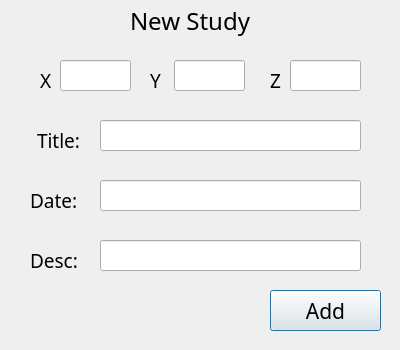
<?xml version="1.0" encoding="UTF-8"?>
<ui version="4.0">
 <class>Dialog</class>
 <widget class="QDialog" name="Dialog">
  <property name="geometry">
   <rect>
    <x>0</x>
    <y>0</y>
    <width>400</width>
    <height>350</height>
   </rect>
  </property>
  <property name="windowTitle">
   <string>Dialog</string>
  </property>
  <widget class="QLabel" name="label_11">
   <property name="geometry">
    <rect>
     <x>130</x>
     <y>0</y>
     <width>151</width>
     <height>41</height>
    </rect>
   </property>
   <property name="font">
    <font>
     <family>Yu Gothic UI Semilight</family>
     <pointsize>18</pointsize>
    </font>
   </property>
   <property name="text">
    <string>New Study</string>
   </property>
  </widget>
  <widget class="QPushButton" name="add_study_btn">
   <property name="geometry">
    <rect>
     <x>270</x>
     <y>290</y>
     <width>111</width>
     <height>41</height>
    </rect>
   </property>
   <property name="font">
    <font>
     <family>Yu Gothic UI Semilight</family>
     <pointsize>16</pointsize>
    </font>
   </property>
   <property name="text">
    <string>Add</string>
   </property>
  </widget>
  <widget class="QLineEdit" name="edit_x">
   <property name="geometry">
    <rect>
     <x>60</x>
     <y>60</y>
     <width>71</width>
     <height>31</height>
    </rect>
   </property>
   <property name="font">
    <font>
     <family>Yu Gothic UI Semilight</family>
     <pointsize>16</pointsize>
    </font>
   </property>
   <property name="text">
    <string/>
   </property>
  </widget>
  <widget class="QLineEdit" name="edit_y">
   <property name="geometry">
    <rect>
     <x>174</x>
     <y>60</y>
     <width>71</width>
     <height>31</height>
    </rect>
   </property>
   <property name="font">
    <font>
     <family>Yu Gothic UI Semilight</family>
     <pointsize>16</pointsize>
    </font>
   </property>
   <property name="text">
    <string/>
   </property>
  </widget>
  <widget class="QLineEdit" name="edit_z">
   <property name="geometry">
    <rect>
     <x>290</x>
     <y>60</y>
     <width>71</width>
     <height>31</height>
    </rect>
   </property>
   <property name="font">
    <font>
     <family>Yu Gothic UI Semilight</family>
     <pointsize>16</pointsize>
    </font>
   </property>
   <property name="text">
    <string/>
   </property>
  </widget>
  <widget class="QLabel" name="label_7">
   <property name="geometry">
    <rect>
     <x>270</x>
     <y>60</y>
     <width>21</width>
     <height>41</height>
    </rect>
   </property>
   <property name="font">
    <font>
     <family>Yu Gothic UI Semilight</family>
     <pointsize>14</pointsize>
    </font>
   </property>
   <property name="text">
    <string>Z</string>
   </property>
  </widget>
  <widget class="QLabel" name="label_5">
   <property name="geometry">
    <rect>
     <x>40</x>
     <y>60</y>
     <width>21</width>
     <height>41</height>
    </rect>
   </property>
   <property name="font">
    <font>
     <family>Yu Gothic UI Semilight</family>
     <pointsize>14</pointsize>
    </font>
   </property>
   <property name="text">
    <string>X</string>
   </property>
  </widget>
  <widget class="QLabel" name="label_6">
   <property name="geometry">
    <rect>
     <x>150</x>
     <y>60</y>
     <width>21</width>
     <height>41</height>
    </rect>
   </property>
   <property name="font">
    <font>
     <family>Yu Gothic UI Semilight</family>
     <pointsize>14</pointsize>
    </font>
   </property>
   <property name="text">
    <string>Y</string>
   </property>
  </widget>
  <widget class="QLineEdit" name="edit_title">
   <property name="geometry">
    <rect>
     <x>100</x>
     <y>120</y>
     <width>261</width>
     <height>31</height>
    </rect>
   </property>
   <property name="font">
    <font>
     <family>Yu Gothic UI Semilight</family>
     <pointsize>16</pointsize>
    </font>
   </property>
   <property name="text">
    <string/>
   </property>
  </widget>
  <widget class="QLabel" name="label_8">
   <property name="geometry">
    <rect>
     <x>37</x>
     <y>120</y>
     <width>60</width>
     <height>41</height>
    </rect>
   </property>
   <property name="font">
    <font>
     <family>Yu Gothic UI Semilight</family>
     <pointsize>14</pointsize>
    </font>
   </property>
   <property name="text">
    <string>Title:</string>
   </property>
  </widget>
  <widget class="QLineEdit" name="edit_date">
   <property name="geometry">
    <rect>
     <x>100</x>
     <y>180</y>
     <width>261</width>
     <height>31</height>
    </rect>
   </property>
   <property name="font">
    <font>
     <family>Yu Gothic UI Semilight</family>
     <pointsize>16</pointsize>
    </font>
   </property>
   <property name="text">
    <string/>
   </property>
  </widget>
  <widget class="QLabel" name="label_9">
   <property name="geometry">
    <rect>
     <x>30</x>
     <y>180</y>
     <width>71</width>
     <height>41</height>
    </rect>
   </property>
   <property name="font">
    <font>
     <family>Yu Gothic UI Semilight</family>
     <pointsize>14</pointsize>
    </font>
   </property>
   <property name="text">
    <string>Date:</string>
   </property>
  </widget>
  <widget class="QLineEdit" name="edit_desc">
   <property name="geometry">
    <rect>
     <x>100</x>
     <y>240</y>
     <width>261</width>
     <height>31</height>
    </rect>
   </property>
   <property name="font">
    <font>
     <family>Yu Gothic UI Semilight</family>
     <pointsize>16</pointsize>
    </font>
   </property>
   <property name="text">
    <string/>
   </property>
  </widget>
  <widget class="QLabel" name="label_10">
   <property name="geometry">
    <rect>
     <x>30</x>
     <y>240</y>
     <width>71</width>
     <height>41</height>
    </rect>
   </property>
   <property name="font">
    <font>
     <family>Yu Gothic UI Semilight</family>
     <pointsize>14</pointsize>
    </font>
   </property>
   <property name="text">
    <string>Desc:</string>
   </property>
  </widget>
 </widget>
 <resources/>
 <connections/>
</ui>
